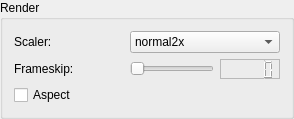
          <widget class="QGroupBox" name="groupBoxRender" >
           <property name="title" >
            <string>Render</string>
           </property>
           <layout class="QGridLayout" name="glRender" >
            <item row="0" column="0" >
             <layout class="QHBoxLayout" name="hlRenderScaler" >
              <item>
               <widget class="QLabel" name="labelRenderScaler" >
                <property name="minimumSize" >
                 <size>
                  <width>110</width>
                  <height>0</height>
                 </size>
                </property>
                <property name="maximumSize" >
                 <size>
                  <width>110</width>
                  <height>16777215</height>
                 </size>
                </property>
                <property name="text" >
                 <string>Scaler:</string>
                </property>
                <property name="buddy" >
                 <cstring>comboBoxRenderScaler</cstring>
                </property>
               </widget>
              </item>
              <item>
               <widget class="QComboBox" name="comboBoxRenderScaler" >
                <property name="currentIndex" >
                 <number>1</number>
                </property>
                <item>
                 <property name="text" >
                  <string>none</string>
                 </property>
                </item>
                <item>
                 <property name="text" >
                  <string>normal2x</string>
                 </property>
                </item>
                <item>
                 <property name="text" >
                  <string>normal3x</string>
                 </property>
                </item>
                <item>
                 <property name="text" >
                  <string>advmame2x</string>
                 </property>
                </item>
                <item>
                 <property name="text" >
                  <string>advmame3x</string>
                 </property>
                </item>
                <item>
                 <property name="text" >
                  <string>hq2x</string>
                 </property>
                </item>
                <item>
                 <property name="text" >
                  <string>hq3x</string>
                 </property>
                </item>
                <item>
                 <property name="text" >
                  <string>2xsai</string>
                 </property>
                </item>
                <item>
                 <property name="text" >
                  <string>super2xsai</string>
                 </property>
                </item>
                <item>
                 <property name="text" >
                  <string>supereagle</string>
                 </property>
                </item>
                <item>
                 <property name="text" >
                  <string>advinterp2x</string>
                 </property>
                </item>
                <item>
                 <property name="text" >
                  <string>advinterp3x</string>
                 </property>
                </item>
                <item>
                 <property name="text" >
                  <string>tv2x</string>
                 </property>
                </item>
                <item>
                 <property name="text" >
                  <string>tv3x</string>
                 </property>
                </item>
                <item>
                 <property name="text" >
                  <string>rgb2x</string>
                 </property>
                </item>
                <item>
                 <property name="text" >
                  <string>rgb3x</string>
                 </property>
                </item>
                <item>
                 <property name="text" >
                  <string>scan2x</string>
                 </property>
                </item>
                <item>
                 <property name="text" >
                  <string>scan3x</string>
                 </property>
                </item>
               </widget>
              </item>
             </layout>
            </item>
            <item row="1" column="0" >
             <layout class="QHBoxLayout" name="hlRenderFrameSkip" >
              <item>
               <widget class="QLabel" name="labelRenderFrameSkip" >
                <property name="minimumSize" >
                 <size>
                  <width>110</width>
                  <height>0</height>
                 </size>
                </property>
                <property name="maximumSize" >
                 <size>
                  <width>110</width>
                  <height>16777215</height>
                 </size>
                </property>
                <property name="text" >
                 <string>Frameskip:</string>
                </property>
                <property name="buddy" >
                 <cstring>sliderRenderFrameScip</cstring>
                </property>
               </widget>
              </item>
              <item>
               <widget class="QSlider" name="sliderRenderFrameScip" >
                <property name="orientation" >
                 <enum>Qt::Horizontal</enum>
                </property>
               </widget>
              </item>
              <item>
               <widget class="QLCDNumber" name="lcdRenderFrameScip" >
                <property name="minimumSize" >
                 <size>
                  <width>60</width>
                  <height>20</height>
                 </size>
                </property>
                <property name="maximumSize" >
                 <size>
                  <width>60</width>
                  <height>20</height>
                 </size>
                </property>
                <property name="frameShape" >
                 <enum>QFrame::StyledPanel</enum>
                </property>
                <property name="frameShadow" >
                 <enum>QFrame::Sunken</enum>
                </property>
               </widget>
              </item>
             </layout>
            </item>
            <item row="2" column="0" >
             <widget class="QCheckBox" name="checkBoxRenderAspect" >
              <property name="toolTip" >
               <string>Do aspect correction</string>
              </property>
              <property name="text" >
               <string>Aspect</string>
              </property>
             </widget>
            </item>
           </layout>
          </widget>
